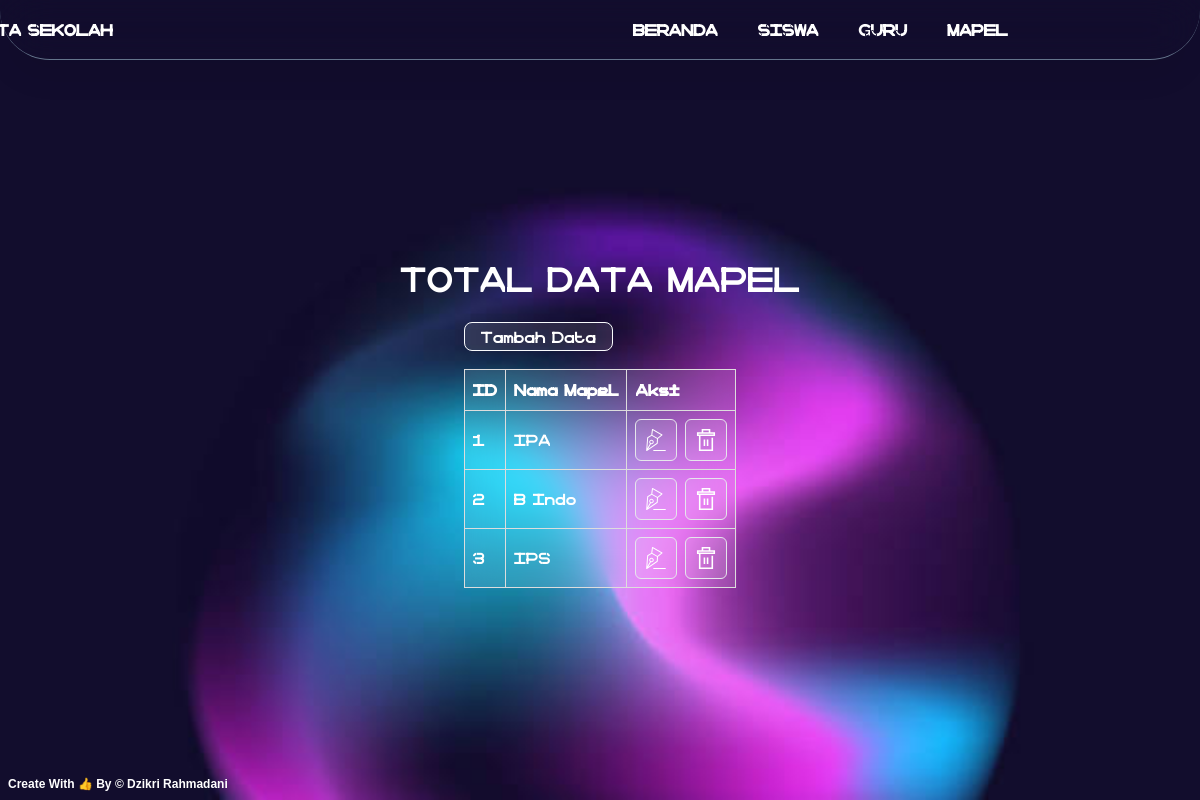
/data_mapel.php, run on the app's committed database.
### tables this page shows
CREATE TABLE `tbl_mapel` (
  `id_mapel` int(11) NOT NULL,
  `nama_mapel` varchar(50) NOT NULL
);

### data_mapel.php (the view, shortened to what this page needs)
<?php
    include 'koneksi.php';
    $query_mapel = 'SELECT * FROM tbl_mapel';
    $sql = mysqli_query($conn, $query_mapel);
    $no = 1;
?>
<!DOCTYPE html>
<html lang="en">
<head>
    <script src="https://cdn.tailwindcss.com"></script>
    <link rel="stylesheet" href="style.css">
</head>
<body style="font-family: otr;">
<main class="min-h-[100vh] w-full flex flex-col items-center justify-center" style="background-image: url(img/circleholo.jpg); background-repeat: no-repeat; background-size: cover;">
        <nav class="fixed z-[10000] top-0 w-[100%] h-[60px] bg-slate-900/50 backdrop-blur-xl bg-transparent border-b-[1px] border-slate-500 rounded-b-[50px]">
            <ul class="flex justify-center items-center h-[100%]">
                <a href="" class="font-semibold text-white ml-[-200px]">DATA SEKOLAH</a>
                <li class="px-5 ml-[500px] font-semibold hover:text-sky-500 text-white">
                    <a href="index.php">BERANDA</a>
                </li>
                <li class="px-5 font-semibold text-white hover:text-sky-500">
                    <a href="data_siswa.php">SISWA</a>
                </li>
                <li class="px-5 font-semibold text-white hover:text-sky-500">
                    <a href="data_guru.php">GURU</a>
                </li>
                <li class="px-5 font-semibold text-white hover:text-sky-500">
                    <a href="data_mapel.php">MAPEL</a>
                </li>
            </ul>
        </nav>
        <h1 class="text-white text-[35px] text-center mt-20 mb-5">TOTAL DATA MAPEL</h1>
        <div class="mb-10">
            <div class="btns flex gap-[15px]">
                <div class="btn-tambah">
                    <a href="input_mapel.php" type="submit" class="text-white px-4 py-1 bg-white/10 border-[1px] border-slate-50 rounded-lg hover:bg-transparent hover:backdrop-blur-xl">Tambah Data</a>
                </div>
            </div>
            <table class="text-white bg-white/10 backdrop-blur-lg mt-5">
                <thead>
                    <tr>
                        <th>ID</th>
                        <th>Nama Mapel</th>
                        <th>Aksi</th>
                    </tr>
                </thead>
                <tbody>
                    <?php
                        while($result = mysqli_fetch_assoc($sql)){
                    ?>
                    <tr>
                        <td>
                            <?php echo $no++; ?>
                        </td>
                        <td>
                            <?php echo $result['nama_mapel']; ?>
                        </td>
                        <td>
                            <div class="flex gap-2">
                                <a href="ubah_mapel.php?data=<?=$result['id_mapel']?>"class="border-[1px] rounded-md bg-white/10 hover:bg-green-600/90"><img src="img/pen.svg" alt="" width="40"></a>
                                <a href="hapus_mapel.php?data=<?=$result['id_mapel']?>" onclick="return confirm('Apakah yakin ingin menghapus ?');"class="border-[1px] rounded-md bg-white/10 hover:bg-red-600/90"><img src="img/trash.svg" alt="" width="40"></a>
                            </div>
                        </td>
                    </tr>
                    <?php
                        }
                    ?>
                </tbody>
            </table>
        </div>
</main>
<footer class="absolute text-xs text-white bottom-0 left-0 font-semibold m-2" style="font-family: sans-serif">Create With 👍 By © Dzikri Rahmadani</footer>
</body>
</html>

### style.css (style rules this page uses)
* { margin: 0; padding: 0; }
nav { box-shadow: -3px 22px 36px -13px rgba(0,0,0,0.10); }
table { border-collapse: collapse; width: 100%; margin: auto; }
td, th { border: 1px solid #dddddd; text-align: left; padding: 8px; }

### data_mapel.php (style rules this page uses)
table { border-collapse: collapse; width: 100%; margin: auto; }
td, th { border: 1px solid #dddddd; text-align: left; padding: 8px; }

### data on the page
tbl_mapel: nama_mapel "IPA"
tbl_mapel: nama_mapel "B Indo"
tbl_mapel: nama_mapel "IPS"
